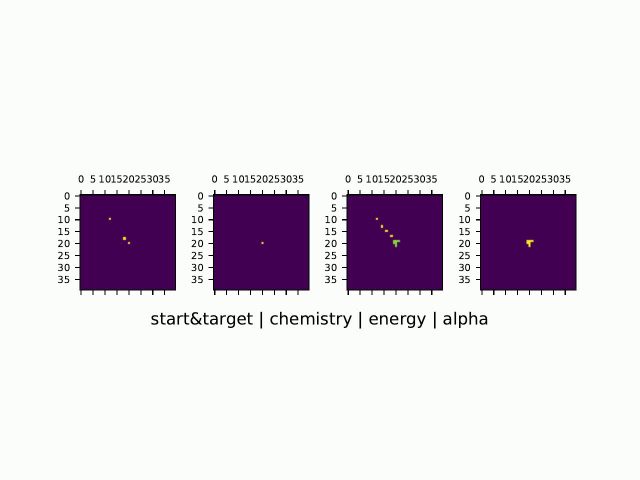
#> input picture frame 0 of Visualization/run1/run1.mp4, 1280 x 960 px (shown at 1/2 size)
$ python 3.crop_video.py
#> lines starting #> are read from the running program, lines starting #| are printed output that depends on the picture
import cv2
import os

def crop_video(video_path, trim_coordinates):
    # Read video file
#> called with video_path = 'Visualization/run1/run1.mp4', trim_coordinates = (100, 300, 1200, 700)
    video_capture = cv2.VideoCapture(video_path)

    # Get video properties
    frame_width = int(video_capture.get(cv2.CAP_PROP_FRAME_WIDTH))
    frame_height = int(video_capture.get(cv2.CAP_PROP_FRAME_HEIGHT))
    fps = video_capture.get(cv2.CAP_PROP_FPS)
    total_frames = int(video_capture.get(cv2.CAP_PROP_FRAME_COUNT))

    # Define output video filename
    output_path = os.path.join(os.path.dirname(video_path), 'cropped_' + os.path.basename(video_path))

    # Create VideoWriter object
    fourcc = cv2.VideoWriter_fourcc(*'mp4v')
    output_video = cv2.VideoWriter(output_path, fourcc, fps, (trim_coordinates[2] - trim_coordinates[0], trim_coordinates[3] - trim_coordinates[1]))

    # Set starting frame
    video_capture.set(cv2.CAP_PROP_POS_FRAMES, 0)

    # Read and crop frames
    for _ in range(total_frames):
        ret, frame = video_capture.read()
        if ret:
            cropped_frame = frame[trim_coordinates[1]:trim_coordinates[3], trim_coordinates[0]:trim_coordinates[2]]
            output_video.write(cropped_frame)
#> this loop made 31 passes
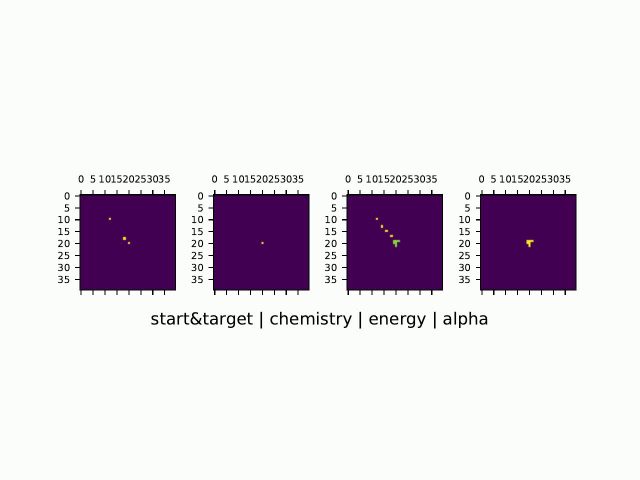
#> input picture frame 0 of Visualization/run1/run1.mp4, 1280 x 960 px (shown at 1/2 size)
#> pass 1, in crop_video, `cropped_frame = frame[trim_coordinates[1]:trim_coordinates[3], trim_co..`:
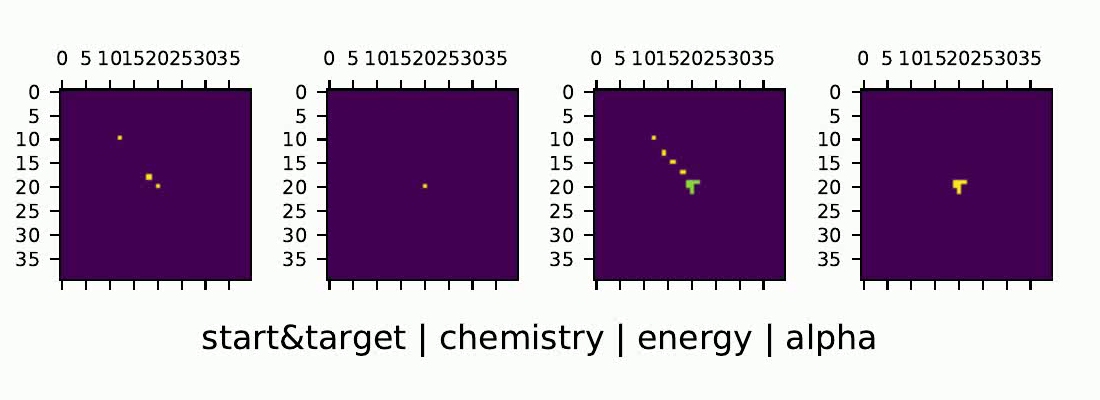
#> cropped_frame: shape (400, 1100, 3); mean B, G, R 184.5, 160.2, 180.1

    # Release resources
    video_capture.release()
    output_video.release()

    print('Cropping complete. Cropped video saved as:', output_path)

# Define video file path
video_file = 'Visualization/run1/run1.mp4'

# Define trim coordinates
trim_coordinates = (100, 300, 1200, 700)

# Call the crop_video function
crop_video(video_file, trim_coordinates)
